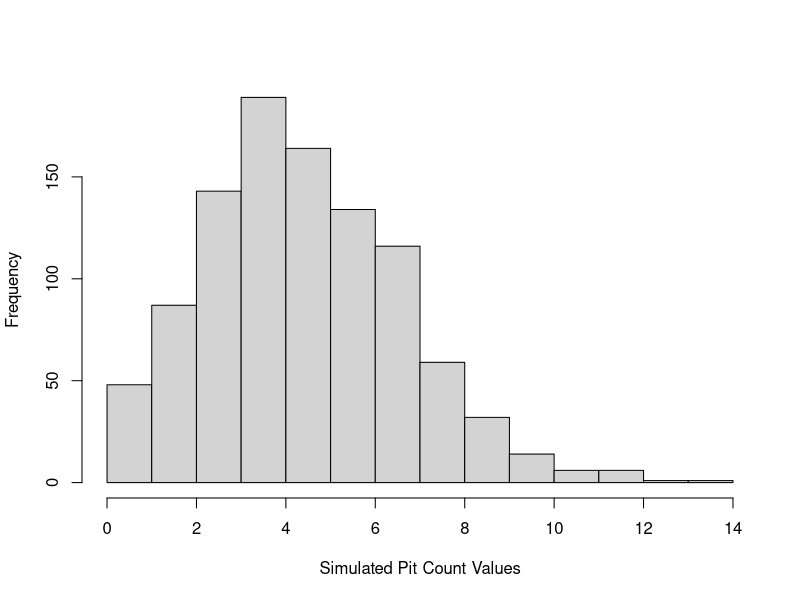
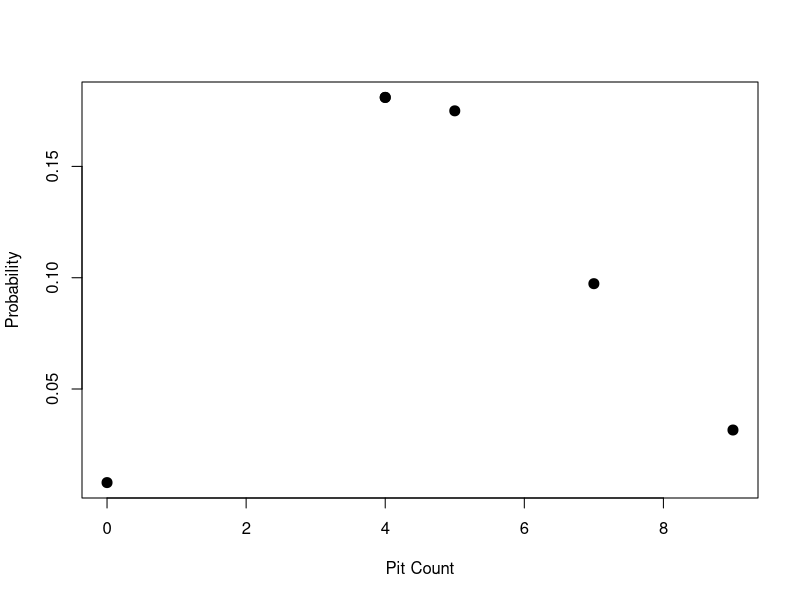
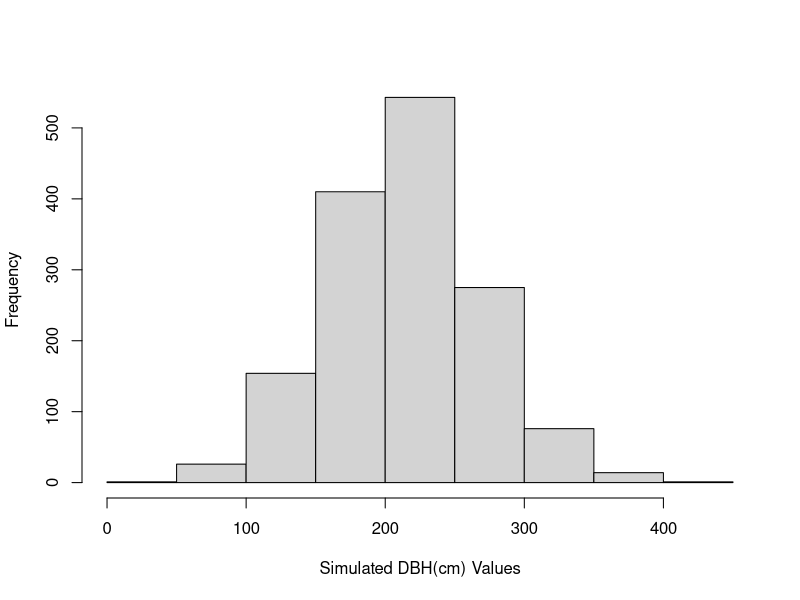
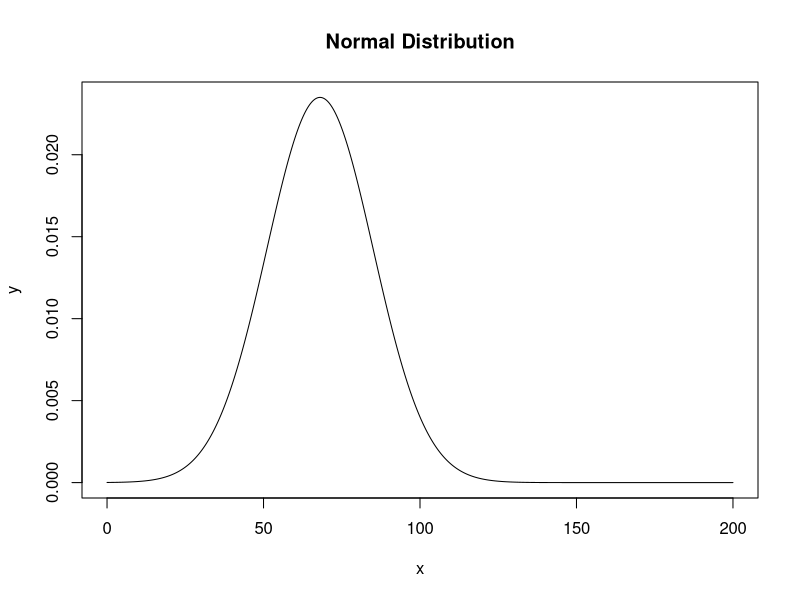

Recreate these plots in R, in order.
## ---- chunk 1
knitr::opts_chunk$set(echo = TRUE)
## ---- chunk 2
pits <- c(4,7,9,4,5,0)
## ---- chunk 3
mean(pits)
## ---- chunk 4

simpits = rpois(n=1000, lambda = mean(pits))
hist(simpits, xlab = "Simulated Pit Count Values", main="")
## ---- chunk 5
#compare this to the probability function noted above
exp(-mean(pits))*mean(pits)^7/factorial(7)
## ---- chunk 6
dpois(x = 7, lambda = mean(pits))

## ---- chunk 7
plot(pits, dpois(x = pits, lambda = mean(pits)), pch=20, cex=2, xlab = "Pit Count", ylab = "Probability")

## ---- chunk 8
x <- c(272,272,236,154,256,156,143,269,205,175)

## ---- chunk 9
pi

## ---- chunk 10
x/pi

## ---- chunk 11
dbh <- x/pi

## ---- chunk 12

sim_dbh <- rnorm(n=1500, mean=mean(x), sd=sd(x))
## ---- chunk 13
head(sim_dbh)
## ---- chunk 14
tail(sim_dbh)
## ---- chunk 15
length(sim_dbh)
## ---- chunk 16

hist(sim_dbh, xlab = "Simulated DBH(cm) Values", main="")
## ---- chunk 17

x = seq(0,200,.1)
y = dnorm(x, mean=mean(dbh), sd=sd(dbh))
plot(x,y, type="l", main="Normal Distribution")

## ---- chunk 18
pnorm(q=100, mean = mean(dbh), sd=sd(dbh), lower.tail = FALSE)
## ---- chunk 19
(dbh - mean(dbh)) / sd(dbh)
## ---- chunk 20

(100 - mean(dbh)) / sd(dbh)
## ---- chunk 21
pnorm(1.881457, lower.tail=FALSE)

